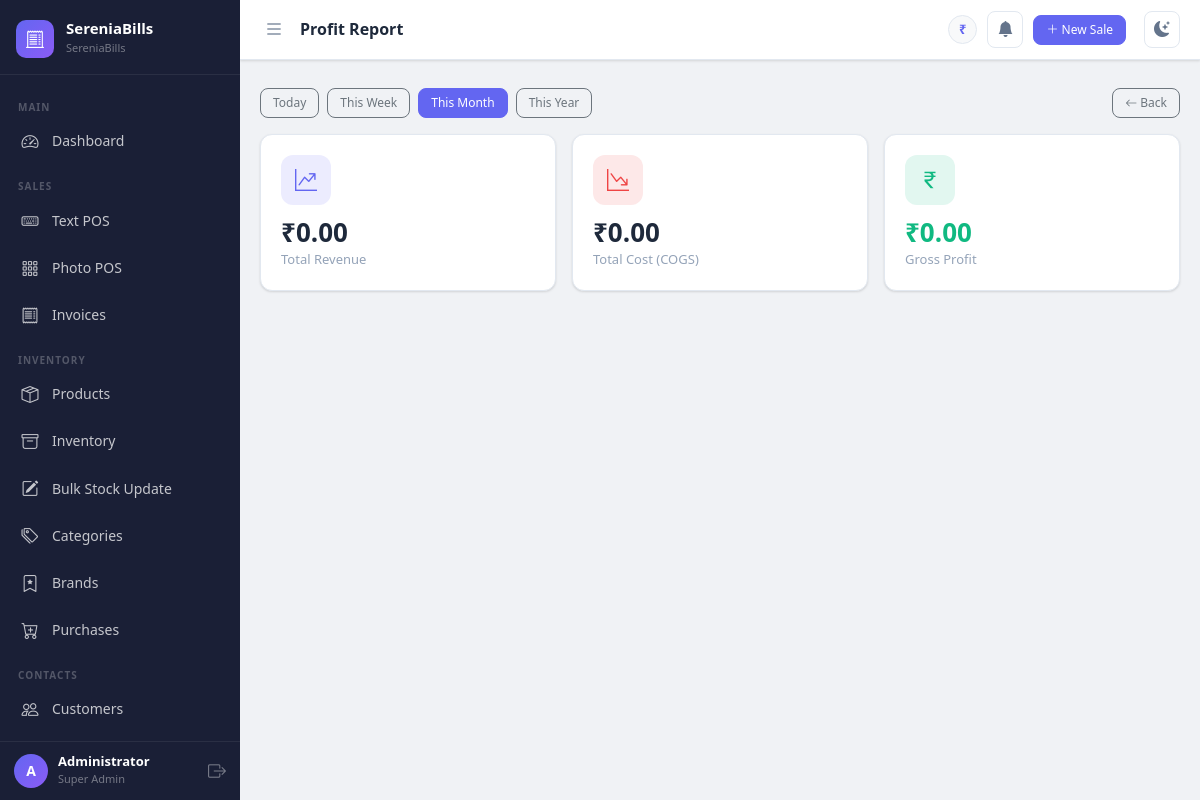
/reports/profit (signed in), run on the app's committed database.
### app.py (models this page shows, shortened)
class Settings(db.Model):
    __tablename__ = 'settings'
    id = db.Column(db.Integer, primary_key=True)
    company_name = db.Column(db.String(150), default='SereniaBills')
    logo = db.Column(db.String(255))
    gst_number = db.Column(db.String(50))
    address = db.Column(db.String(255))
    phone = db.Column(db.String(20))
    email = db.Column(db.String(120))
    currency_symbol = db.Column(db.String(10), default='₹')
    invoice_prefix = db.Column(db.String(10), default='INV-')
    default_tax_rate = db.Column(db.Float, default=0)
    theme = db.Column(db.String(20), default='light')
    next_invoice_number = db.Column(db.Integer, default=1)

class User(UserMixin, db.Model):
    __tablename__ = 'users'
    id = db.Column(db.Integer, primary_key=True)
    username = db.Column(db.String(80), unique=True, nullable=False)
    email = db.Column(db.String(120), unique=True)
    password_hash = db.Column(db.String(255), nullable=False)
    full_name = db.Column(db.String(120))
    role_id = db.Column(db.Integer, db.ForeignKey('roles.id'), nullable=False)
    active = db.Column(db.Boolean, default=True)
    created_at = db.Column(db.DateTime, default=datetime.utcnow)
    def is_super_admin(self):
        return self.role and self.role.name == 'super_admin'

class Role(db.Model):
    __tablename__ = 'roles'
    id = db.Column(db.Integer, primary_key=True)
    name = db.Column(db.String(50), unique=True, nullable=False)  # super_admin, staff
    description = db.Column(db.String(255))
    users = db.relationship('User', backref='role', lazy=True)

### app.py (the view)
@app.route('/reports/profit')
@login_required
def report_profit():
    period = request.args.get('period', 'monthly')
    today = date.today()
    if period == 'daily':
        start = today
    elif period == 'weekly':
        start = today - timedelta(days=today.weekday())
    elif period == 'yearly':
        start = today.replace(month=1, day=1)
    else:
        start = today.replace(day=1)
    items = db.session.query(SaleItem).join(Sale).filter(
        func.date(Sale.created_at) >= start, Sale.status == 'completed').all()
    total_revenue = 0
    total_cost = 0
    for item in items:
        total_revenue += item.line_total
        cost = (item.product.cost_price if item.product else 0) * item.quantity
        total_cost += cost
    total_profit = total_revenue - total_cost
    return render_template('report_profit.html', total_revenue=total_revenue,
                            total_cost=total_cost, total_profit=total_profit, period=period, start=start)

### app.py (called while the page is built)
@login_manager.user_loader
def load_user(user_id):
    return User.query.get(int(user_id))

def get_settings():
    settings = Settings.query.first()
    if not settings:
        settings = Settings()
        db.session.add(settings)
        db.session.commit()
    return settings

@app.context_processor
def inject_globals():
    return dict(settings=get_settings(), now=datetime.utcnow())

### templates/report_profit.html (shortened to what this page needs)
{% extends "base.html" %}
{% block page_title %}Profit Report{% endblock %}
{% block content %}
<div class="d-flex justify-content-between align-items-center mb-3 flex-wrap gap-2">
  <div class="d-flex gap-2">
    {% for p, label in [('daily','Today'),('weekly','This Week'),('monthly','This Month'),('yearly','This Year')] %}
    <a href="{{ url_for('report_profit', period=p) }}" class="btn btn-sm {% if period == p %}btn-primary{% else %}btn-outline-secondary{% endif %}">{{ label }}</a>
    {% endfor %}
  </div>
  <a href="{{ url_for('reports') }}" class="btn btn-sm btn-outline-secondary"><i class="bi bi-arrow-left"></i> Back</a>
</div>
<div class="row g-3">
  <div class="col-sm-4">
    <div class="stat-card">
      <div class="stat-card-icon indigo"><i class="bi bi-graph-up-arrow"></i></div>
      <div class="stat-card-value">{{ settings.currency_symbol }}{{ "%.2f"|format(total_revenue) }}</div>
      <div class="stat-card-label">Total Revenue</div>
    </div>
  </div>
  <div class="col-sm-4">
    <div class="stat-card">
      <div class="stat-card-icon red"><i class="bi bi-graph-down-arrow"></i></div>
      <div class="stat-card-value">{{ settings.currency_symbol }}{{ "%.2f"|format(total_cost) }}</div>
      <div class="stat-card-label">Total Cost (COGS)</div>
    </div>
  </div>
  <div class="col-sm-4">
    <div class="stat-card">
      <div class="stat-card-icon green"><i class="bi bi-currency-rupee"></i></div>
      <div class="stat-card-value" style="color:{% if total_profit >= 0 %}var(--success){% else %}var(--danger){% endif %}">
        {{ settings.currency_symbol }}{{ "%.2f"|format(total_profit) }}
      </div>
      <div class="stat-card-label">Gross Profit</div>
    </div>
  </div>
</div>
{% endblock %}

### templates/base.html (shortened to what this page needs)
<!DOCTYPE html>
<html lang="en" data-theme="{{ settings.theme }}">
<head>
    <link rel="stylesheet" href="https://cdn.jsdelivr.net/npm/bootstrap@5.3.2/dist/css/bootstrap.min.css">
    <link rel="stylesheet" href="https://cdn.jsdelivr.net/npm/bootstrap-icons@1.11.3/font/bootstrap-icons.css">
    <link rel="stylesheet" href="{{ url_for('static', filename='css/main.css') }}">
</head>
<body>
<div class="sb-wrapper">
  <nav id="sidebar" class="sb-sidebar">
    <div class="sb-brand">
      {% if settings.logo %}
        <img src="{{ url_for('static', filename='uploads/' + settings.logo) }}" class="sb-logo-img" alt="Logo">
      {% else %}
        <div class="sb-logo-icon"><i class="bi bi-receipt-cutoff"></i></div>
      {% endif %}
      <div class="sb-brand-text">
        <span class="sb-brand-name">SereniaBills</span>
        <span class="sb-brand-tagline">{{ settings.company_name }}</span>
      </div>
    </div>
    <div class="sb-nav">
      <div class="sb-section-label">Main</div>
      <a href="{{ url_for('dashboard') }}" class="sb-link {% if request.endpoint == 'dashboard' %}active{% endif %}">
        <i class="bi bi-speedometer2"></i><span>Dashboard</span>
      </a>
      <div class="sb-section-label">Sales</div>
      <a href="{{ url_for('pos_text') }}" class="sb-link {% if request.endpoint == 'pos_text' %}active{% endif %}">
        <i class="bi bi-keyboard"></i><span>Text POS</span>
      </a>
      <a href="{{ url_for('pos_photo') }}" class="sb-link {% if request.endpoint == 'pos_photo' %}active{% endif %}">
        <i class="bi bi-grid-3x3-gap"></i><span>Photo POS</span>
      </a>
      <a href="{{ url_for('invoices') }}" class="sb-link {% if request.endpoint == 'invoices' %}active{% endif %}">
        <i class="bi bi-receipt"></i><span>Invoices</span>
      </a>
      <div class="sb-section-label">Inventory</div>
      <a href="{{ url_for('products') }}" class="sb-link {% if request.endpoint in ['products','add_product','edit_product'] %}active{% endif %}">
        <i class="bi bi-box-seam"></i><span>Products</span>
      </a>
      <a href="{{ url_for('inventory') }}" class="sb-link {% if request.endpoint == 'inventory' %}active{% endif %}">
        <i class="bi bi-archive"></i><span>Inventory</span>
      </a>
      <a href="{{ url_for('bulk_stock_update') }}" class="sb-link {% if request.endpoint == 'bulk_stock_update' %}active{% endif %}">
        <i class="bi bi-pencil-square"></i><span>Bulk Stock Update</span>
      </a>
      <a href="{{ url_for('categories') }}" class="sb-link {% if request.endpoint == 'categories' %}active{% endif %}">
        <i class="bi bi-tags"></i><span>Categories</span>
      </a>
      <a href="{{ url_for('brands') }}" class="sb-link {% if request.endpoint == 'brands' %}active{% endif %}">
        <i class="bi bi-bookmark-star"></i><span>Brands</span>
      </a>
      <a href="{{ url_for('purchases') }}" class="sb-link {% if request.endpoint in ['purchases','add_purchase'] %}active{% endif %}">
        <i class="bi bi-cart-plus"></i><span>Purchases</span>
      </a>
      <div class="sb-section-label">Contacts</div>
      <a href="{{ url_for('customers') }}" class="sb-link {% if 'customer' in request.endpoint %}active{% endif %}">
        <i class="bi bi-people"></i><span>Customers</span>
      </a>
      <a href="{{ url_for('suppliers') }}" class="sb-link {% if 'supplier' in request.endpoint %}active{% endif %}">
      </a>
    </div>
    <div class="sb-footer">
      <div class="sb-user-info">
        <div class="sb-user-avatar">{{ current_user.username[0].upper() }}</div>
        <div>
          <div class="sb-user-name">{{ current_user.full_name or current_user.username }}</div>
          <div class="sb-user-role">{{ current_user.role.name.replace('_',' ').title() }}</div>
        </div>
      </div>
      <a href="{{ url_for('logout') }}" class="sb-logout" title="Logout"><i class="bi bi-box-arrow-right"></i></a>
    </div>
  </nav>
  <div class="sb-content" id="sbContent">
    <div class="sb-topbar">
      <button class="sb-toggle-btn" id="sidebarToggle" onclick="toggleSidebar()">
        <i class="bi bi-list"></i>
      </button>
      <div class="sb-topbar-title">{% block page_title %}{% endblock %}</div>
      <div class="sb-topbar-right">
        <span class="sb-currency-badge">{{ settings.currency_symbol }}</span>
        <div class="position-relative" id="alertBellWrap" style="cursor:pointer" onclick="toggleAlertDropdown()">
          <button class="sb-theme-btn" title="Stock Alerts">
            <i class="bi bi-bell-fill" id="bellIcon"></i>
          </button>
        </div>
        <a href="{{ url_for('pos_text') }}" class="btn btn-sm btn-primary me-2">
          <i class="bi bi-plus-lg"></i> New Sale
        </a>
        <button class="sb-theme-btn" onclick="toggleTheme()" title="Toggle Dark/Light">
          <i class="bi bi-moon-stars-fill" id="themeIcon"></i>
        </button>
      </div>
    </div>
    <div class="px-3 pt-2">
    </div>
    <div class="sb-main-content">
      {% block content %}{% endblock %}
    </div>
  </div>
</div>
</body>
</html>

### data on the page
Settings: company_name "SereniaBills", currency_symbol "₹"
User: username "A", full_name "Administrator"
Role: role.name.replace "Super Admin"

### other printed values
{{ label }} "Today" "This Week" "This Month" "This Year"
{{ "%.2f"|format(total_revenue) }} "0.00"
{{ "%.2f"|format(total_cost) }} "0.00"
{{ "%.2f"|format(total_profit) }} "0.00"
